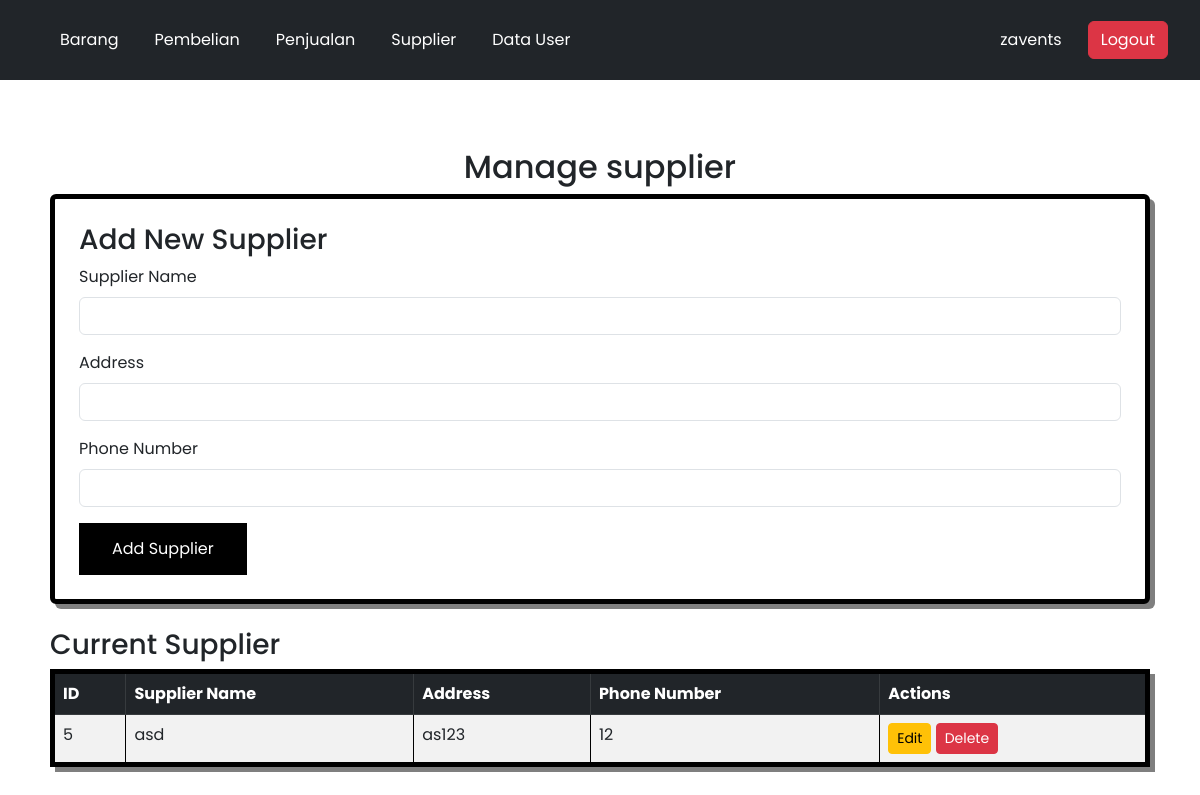
Before: /supplier.php (signed in) with the older database file.
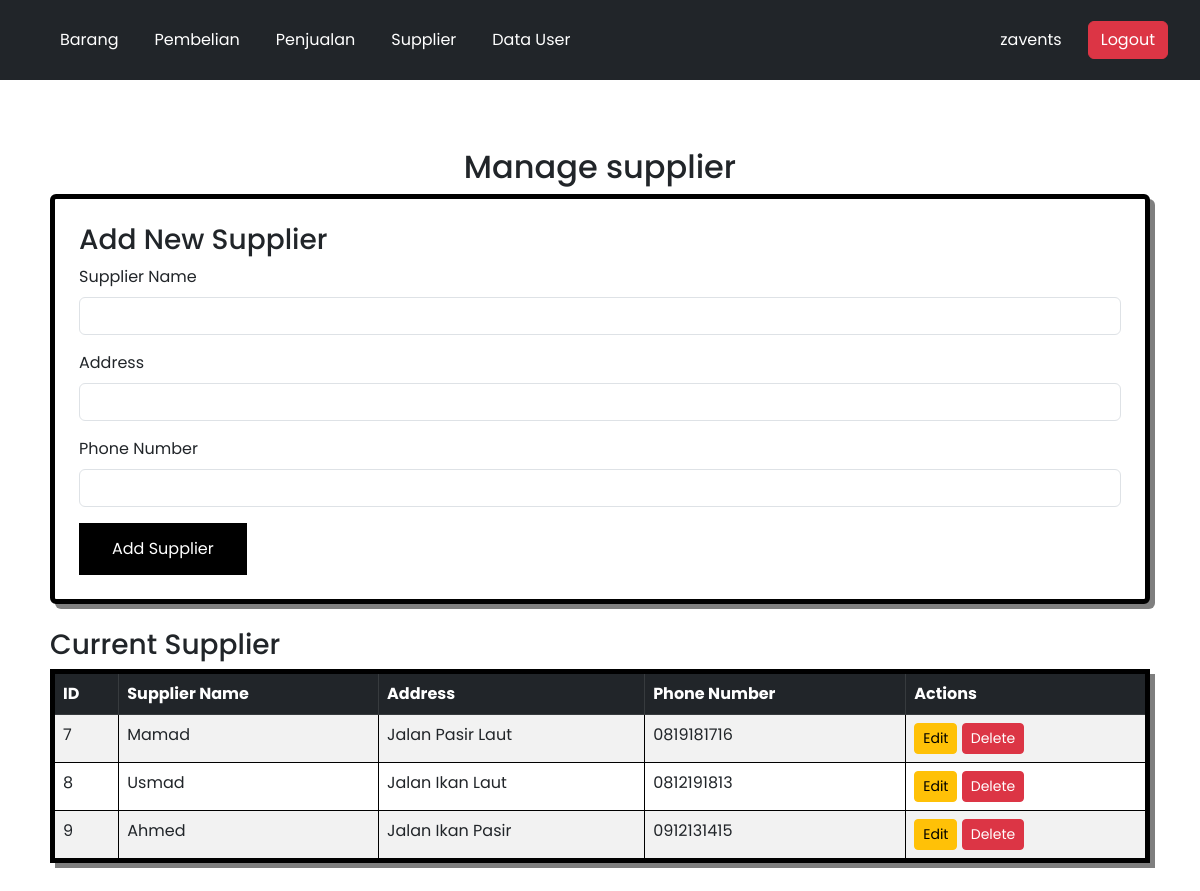
After: the same page with the newer database file.
### tables this page shows
CREATE TABLE `supplier` (
  `id_supplier` int(12) NOT NULL,
  `nama_supplier` varchar(255) NOT NULL,
  `alamat` varchar(255) NOT NULL,
  `nomor_telepon` varchar(255) NOT NULL
);

### supplier.php (the view, shortened to what this page needs)
<?php
$host = "localhost";
$user = "root";
$password = "";
$database = "inventaris";
$koneksi = new mysqli($host, $user, $password, $database);
$query = "SELECT id_supplier, nama_supplier, alamat, nomor_telepon FROM supplier";
$result = $koneksi->query($query);
?>
<!DOCTYPE html>
<html lang="en">
<head>
    <link href="https://cdn.jsdelivr.net/npm/bootstrap@5.3.0/dist/css/bootstrap.min.css" rel="stylesheet">
</head>
<body style="background-image: url(./img/bg.png);">
<?php include 'navbar.php'; ?>
<div class="container mt-5">
    <h2 class="text-center">Manage supplier</h2>
    <div class="card p-4 mb-4"
     onmouseover="this.style.borderColor='rgb(0, 162, 255)'"
        onmouseout="this.style.borderColor='rgb(0, 0, 0)'" >
        <h3>Add New Supplier</h3>
        <form method="post" action="">
            <div class="mb-3">
                <label class="form-label">Supplier Name</label>
                <input type="text" name="nama_supplier" class="form-control" required>
            </div>
            <div class="mb-3">
                <label class="form-label">Address</label>
                <input type="text" name="alamat" class="form-control" required>
            </div>
            <div class="mb-3">
                <label class="form-label">Phone Number</label>
                <input type="text" name="nomor_telepon" class="form-control" required>
            </div>
            <button type="submit" name="add_supplier" class="button">Add Supplier</button>
        </form>
    </div>
    <div class="mt-4">
        <h3>Current Supplier</h3>
        <table class="table table-striped table-bordered"
     onmouseover="this.style.borderColor='rgb(0, 162, 255)'"
        onmouseout="this.style.borderColor='rgb(0, 0, 0)'" >
            <thead class="table-dark">
                <tr>
                    <th>ID</th>
                    <th>Supplier Name</th>
                    <th>Address</th>
                    <th>Phone Number</th>
                    <th>Actions</th>
                </tr>
            </thead>
            <tbody>
                <?php if (isset($result) && $result->num_rows > 0) : ?>
                    <?php while ($row = $result->fetch_assoc()) : ?>
                        <tr>
                            <td><?php echo $row['id_supplier']; ?></td>
                            <td><?php echo $row['nama_supplier']; ?></td>
                            <td><?php echo $row['alamat']; ?></td>
                            <td><?php echo $row['nomor_telepon']; ?></td>
                            <td>
                                <a href="edit_supplier.php?id=<?php echo $row['id_supplier']; ?>" class="btn btn-warning btn-sm">Edit</a>
                                <a href="?delete=<?php echo $row['id_supplier']; ?>" class="btn btn-danger btn-sm" onclick="return confirm('Are you sure?')">Delete</a>
                            </td>
                        </tr>
                    <?php endwhile; ?>
                <?php else: ?>
                    <tr><td colspan="5" class="text-center">No supplier found.</td></tr>
                <?php endif; ?>
            </tbody>
        </table>
    </div>
</div>
</body>
</html>

Changed rows visible on the page:
removed supplier: id_supplier "5", nama_supplier "asd", alamat "as123", nomor_telepon "12"
added supplier: id_supplier "7", nama_supplier "Mamad", alamat "Jalan Pasir Laut", nomor_telepon "0819181716"
added supplier: id_supplier "8", nama_supplier "Usmad", alamat "Jalan Ikan Laut", nomor_telepon "0812191813"
added supplier: id_supplier "9", nama_supplier "Ahmed", alamat "Jalan Ikan Pasir", nomor_telepon "0912131415"
